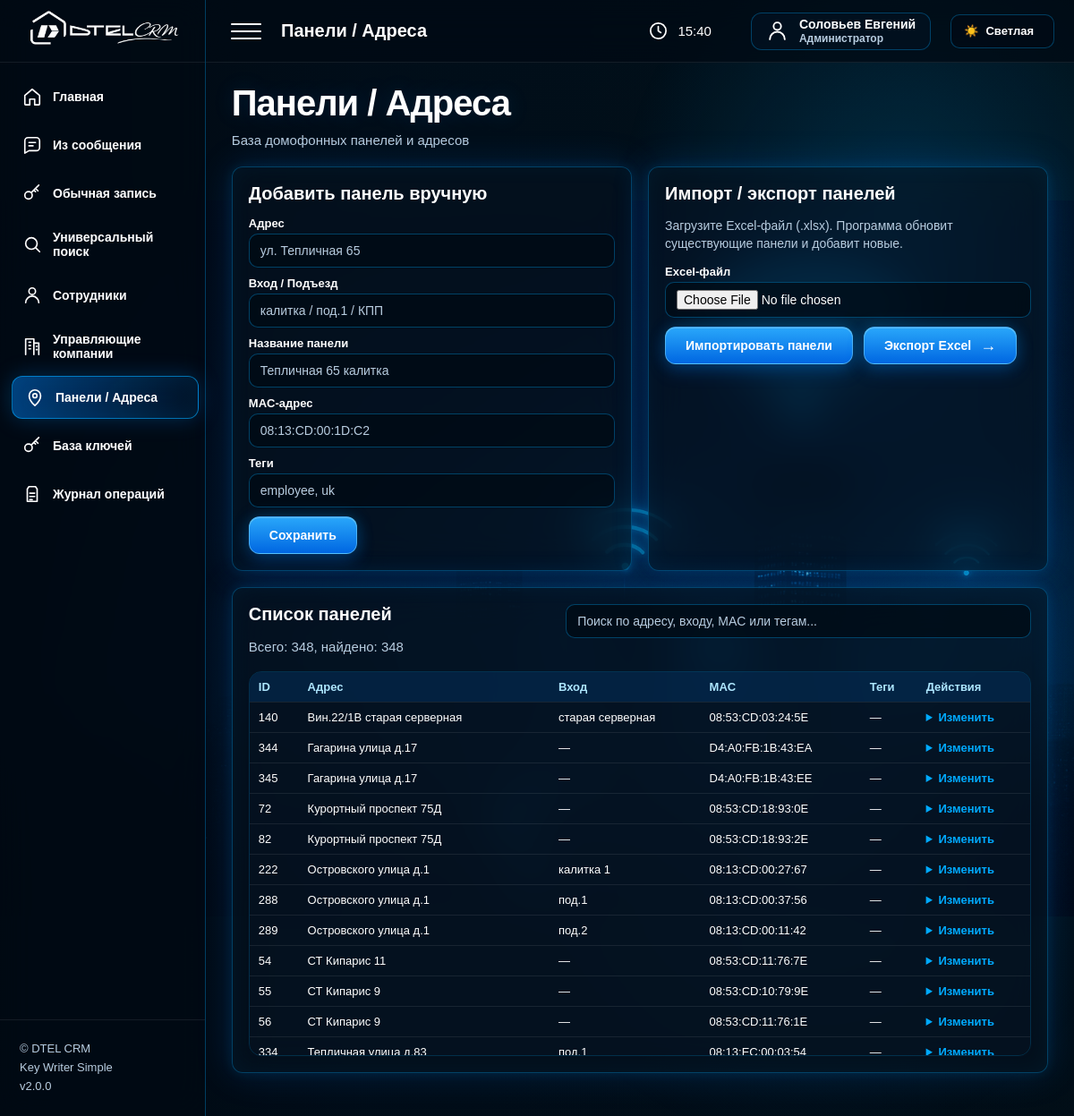
Screenshot of /panels (signed in) with the database file from the repository.
### tables this page shows
CREATE TABLE panels (
            id INTEGER PRIMARY KEY AUTOINCREMENT,
            address TEXT NOT NULL,
            entrance TEXT DEFAULT '',
            name TEXT NOT NULL,
            mac TEXT UNIQUE NOT NULL,
            tags TEXT DEFAULT '',
            enabled INTEGER DEFAULT 1,
            created_at TEXT DEFAULT CURRENT_TIMESTAMP
        );

### app/routers/panels.py (the view)
@router.get("/panels", response_class=HTMLResponse)
def panels_page(request: Request):
    return templates.TemplateResponse(
        "panels.html",
        {
            "request": request,
            "panels": get_enabled_panels(),
        },
    )

### app/templates/panels.html (shortened to what this page needs)
{% extends 'base.html' %}
{% block page_name %}Панели / Адреса{% endblock %}
{% block content %}
<div class="hero-title">
    <h1>Панели / Адреса</h1>
    <p class="subtitle">База домофонных панелей и адресов</p>
</div>
<div class="panels-top-grid">
    <div class="panel">
        <h2>Добавить панель вручную</h2>
        <form method="post" action="/panels/add">
            <label>Адрес</label>
            <input name="address" placeholder="ул. Тепличная 65" required>
            <label>Вход / Подъезд</label>
            <input name="entrance" placeholder="калитка / под.1 / КПП">
            <label>Название панели</label>
            <input name="name" placeholder="Тепличная 65 калитка" required>
            <label>MAC-адрес</label>
            <input name="mac" placeholder="08:13:CD:00:1D:C2" required>
            <label>Теги</label>
            <input name="tags" placeholder="employee, uk">
            <button type="submit">Сохранить</button>
        </form>
    </div>
    <div class="panel">
        <h2>Импорт / экспорт панелей</h2>
        <p class="panels-help">
            Загрузите Excel-файл (.xlsx). Программа обновит существующие панели и добавит новые.
        </p>
        <form method="post" action="/panels/import" enctype="multipart/form-data">
            <label>Excel-файл</label>
            <input type="file" name="file" accept=".xlsx,.xls,.xlsm" required>
            <div class="import-export-actions">
                <button type="submit">Импортировать панели</button>
                <a href="/panels/export" class="btn">
                    Экспорт Excel
                </a>
            </div>
        </form>
    </div>
</div>
<div class="panel panels-list-panel">
    <div class="panel-list-head">
        <div>
            <h2>Список панелей</h2>
            <p class="subtitle">
                Всего: <span id="panelsTotal">{{ panels|length }}</span>,
                найдено: <span id="panelsFound">{{ panels|length }}</span>
            </p>
        </div>
        <div class="panel-search">
            <input
                type="text"
                id="panelSearch"
                placeholder="Поиск по адресу, входу, MAC или тегам..."
                autocomplete="off"
            >
        </div>
    </div>
    <div class="table-scroll">
        <table id="panelsTable">
            <thead>
            <tr>
                <th>ID</th>
                <th>Адрес</th>
                <th>Вход</th>
                <th>MAC</th>
                <th>Теги</th>
                <th>Действия</th>
            </tr>
            </thead>
            <tbody>
            {% for p in panels %}
            <tr>
                <td>{{ p.id }}</td>
                <td>{{ p.address }}</td>
                <td>{{ p.entrance or '—' }}</td>
                <td>{{ p.mac }}</td>
                <td>{{ p.tags or '—' }}</td>
                <td>
                    <details class="row-actions">
                        <summary>Изменить</summary>
                    </details>
                </td>
            </tr>
            {% endfor %}
            </tbody>
        </table>
    </div>
</div>
{% endblock %}

### app/static/css/base.css (style rules this page uses)
* { box-sizing: border-box; }
:root { --sidebar-width: 230px; --bg-color: #02111a; --text: #ffffff; --text-strong: #ffffff; --muted: #b8cde0; --panel: rgba(6, 20, 34, 0.58); --panel-strong: rgba(0, 10, 20, 0.72); --line: rgba(0, 170, 255, 0.32); --line-soft: rgba(0, 170, 255, 0.20); --soft: rgba(255, 255, 255, 0.08); --blue: #00aaff; --blue-2: #0b8fff; --green: #2cff9a; --red: #ff4a5f; --yellow: #ffc400; --field-bg: rgba(0, 10, 20, 0.72); --field-text: #ffffff; --field-border: rgba(0, 170, 255, 0.34); --hover-bg: rgba(0, 170, 255, 0.08); --hover-text: #ffffff; --shadow-panel: inset 0 0 24px rgba(0,170,255,.05), 0 0 14px rgba(0,170,255,.12), 0 0 42px rgba(0,120,255,.18); }
html, body { margin: 0; min-height: 100%; font-family: Arial, Helvetica, sans-serif; color: var(--text); background: linear-gradient( 90deg, rgba(0, 8, 17, 0.90) 0%, rgba(0, 12, 25, 0.62) 34%, rgba(0, 12, 25, 0.25) 66%, rgba(0, 12, 25, 0.04) 100% ), linear-gradient( 180deg, rgba(0, 8, 17, 0.08), rgba(0, 8, 17, 0.35) ), url("/static/img/hero.png") right center / contain fixed no-repeat; background-color: var(--bg-color); }
body::before { content: ""; position: fixed; inset: 0; pointer-events: none; background: radial-gradient(circle at 84% 18%, rgba(0, 170, 255, 0.18), transparent 22%), radial-gradient(circle at 76% 74%, rgba(0, 150, 255, 0.12), transparent 28%), radial-gradient(circle at 95% 52%, rgba(0, 190, 255, 0.08), transparent 20%); z-index: 0; }
h1 { margin: 0 0 10px; color: var(--text-strong); font-size: 40px; line-height: 1.05; font-weight: 900; letter-spacing: -1px; text-shadow: 0 0 24px rgba(0, 140, 255, 0.16); }
h2 { margin: 0 0 14px; color: var(--text-strong); font-size: 18px; }
p { margin: 0; }
.subtitle { margin: 0; color: var(--muted); font-size: 15px; line-height: 1.45; }

### app/static/css/layout.css (style rules this page uses)
.hero-title { margin-bottom: 18px; }

### app/static/css/components.css (style rules this page uses)
.panel, .card { background: var(--panel); color: var(--text); border: 1px solid var(--line); border-radius: 12px; backdrop-filter: blur(22px); box-shadow: var(--shadow-panel); transition: 0.22s; }
.panel { padding: 18px; }
.btn, button, input[type="submit"] { min-height: 42px; display: inline-flex; align-items: center; justify-content: center; gap: 10px; padding: 0 22px; color: #ffffff; background: linear-gradient(180deg, rgba(42, 170, 255, 0.98), rgba(0, 105, 230, 0.98)); border: 1px solid rgba(120, 215, 255, 0.55); border-radius: 12px; font-size: 14px; font-weight: 900; text-decoration: none; cursor: pointer; box-shadow: inset 0 1px 0 rgba(255, 255, 255, 0.22), 0 8px 20px rgba(0, 100, 220, 0.24), 0 0 18px rgba(0, 170, 255, 0.22); transition: transform .18s, background .18s, box-shadow .18s, border-color .18s; }
.btn::after { content: "→"; font-size: 18px; line-height: 1; }
.panel-head, .panel-list-head, .panels-head { display: flex; align-items: flex-start; justify-content: space-between; gap: 18px; flex-wrap: wrap; margin-bottom: 16px; }
.panel-search { width: min(520px, 100%); min-width: 280px; margin: 0; }
.panel-search input { width: 100%; margin: 0; }

### app/static/css/forms.css (style rules this page uses)
label { display: block; margin-bottom: 4px; color: var(--text-strong); font-size: 13px; font-weight: 800; }
input, textarea, select { width: 100%; min-height: 38px; margin-bottom: 10px; padding: 8px 12px; border-radius: 10px; outline: none; color: var(--field-text); background: var(--field-bg); border: 1px solid var(--field-border); font-size: 14px; transition: background .2s, color .2s, border-color .2s, box-shadow .2s; }
input::placeholder, textarea::placeholder { color: var(--muted); }

### app/static/css/tables.css (style rules this page uses)
table { width: 100%; border-collapse: collapse; overflow: hidden; border-radius: 14px; background: var(--panel); color: var(--text); border: 1px solid var(--line-soft); }
th, td { padding: 9px 10px; text-align: left; font-size: 13px; border-bottom: 1px solid var(--soft); transition: 0.18s; }
th { color: #aee7ff; background: rgba(0, 116, 220, 0.17); }
td { color: var(--text); }
.row-actions summary { cursor: pointer; color: var(--blue); font-weight: 800; transition: 0.18s; }

### app/static/css/pages/panels.css (style rules this page uses)
.panels-top-grid { display: grid; grid-template-columns: 1fr 1fr; gap: 18px; align-items: stretch; }
.panels-top-grid h2, .panels-list-panel h2 { font-size: 20px; }
.panels-help { margin-bottom: 14px; color: var(--muted); font-size: 14px; line-height: 1.45; }
.panels-list-panel { margin-top: 18px; padding: 18px; }
.panels-list-panel .table-scroll { max-height: 430px; }
.panels-list-panel table { font-size: 14px; }
.import-export-actions { display: flex; flex-wrap: wrap; align-items: center; gap: 12px; }

### rows the page displays
panels: id "140", address "Вин.22/1В старая серверная", entrance "старая серверная", mac "08:53:CD:03:24:5E", tags "—"
panels: id "344", address "Гагарина улица д.17", entrance "—", mac "D4:A0:FB:1B:43:EA", tags "—"
panels: id "345", address "Гагарина улица д.17", entrance "—", mac "D4:A0:FB:1B:43:EE", tags "—"
panels: id "72", address "Курортный проспект 75Д", entrance "—", mac "08:53:CD:18:93:0E", tags "—"
panels: id "82", address "Курортный проспект 75Д", entrance "—", mac "08:53:CD:18:93:2E", tags "—"
panels: id "222", address "Островского улица д.1", entrance "калитка 1", mac "08:13:CD:00:27:67", tags "—"
panels: id "288", address "Островского улица д.1", entrance "под.1", mac "08:13:CD:00:37:56", tags "—"
panels: id "289", address "Островского улица д.1", entrance "под.2", mac "08:13:CD:00:11:42", tags "—"
panels: id "54", address "СТ Кипарис 11", entrance "—", mac "08:53:CD:11:76:7E", tags "—"
panels: id "55", address "СТ Кипарис 9", entrance "—", mac "08:53:CD:10:79:9E", tags "—"
panels: id "56", address "СТ Кипарис 9", entrance "—", mac "08:53:CD:11:76:1E", tags "—"
panels: id "334", address "Тепличная улица д.83", entrance "под.1", mac "08:13:EC:00:03:54", tags "—"

### other values shown
{{ current_user(request)["full_name"] }} "Соловьев Евгений"
{{ panels|length }} "348"
